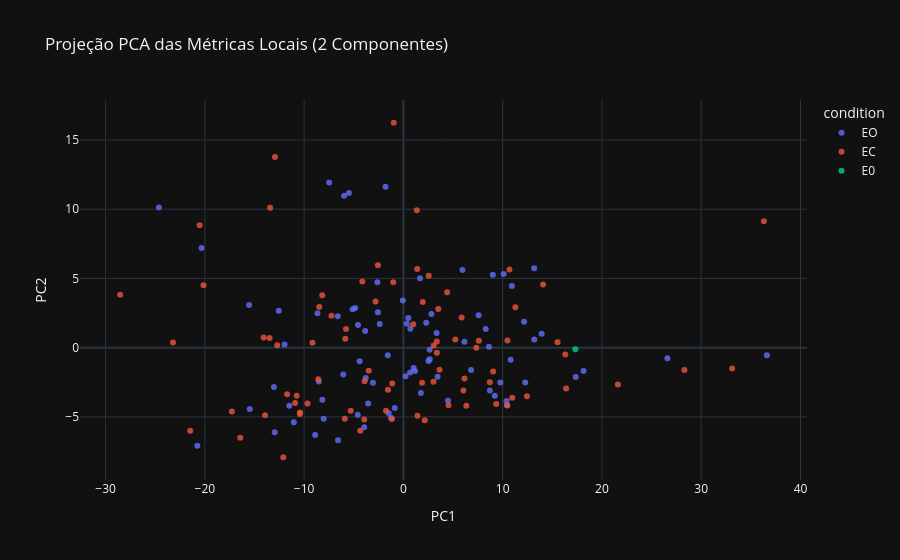

Write notebook code for a chart like this one.
### Code cell
fig = px.scatter(
    df_pca,
    x="PC1",
    y="PC2",
    color="condition",
    title="Projeção PCA das Métricas Locais (2 Componentes)",
    opacity=0.8
)
fig.show()
